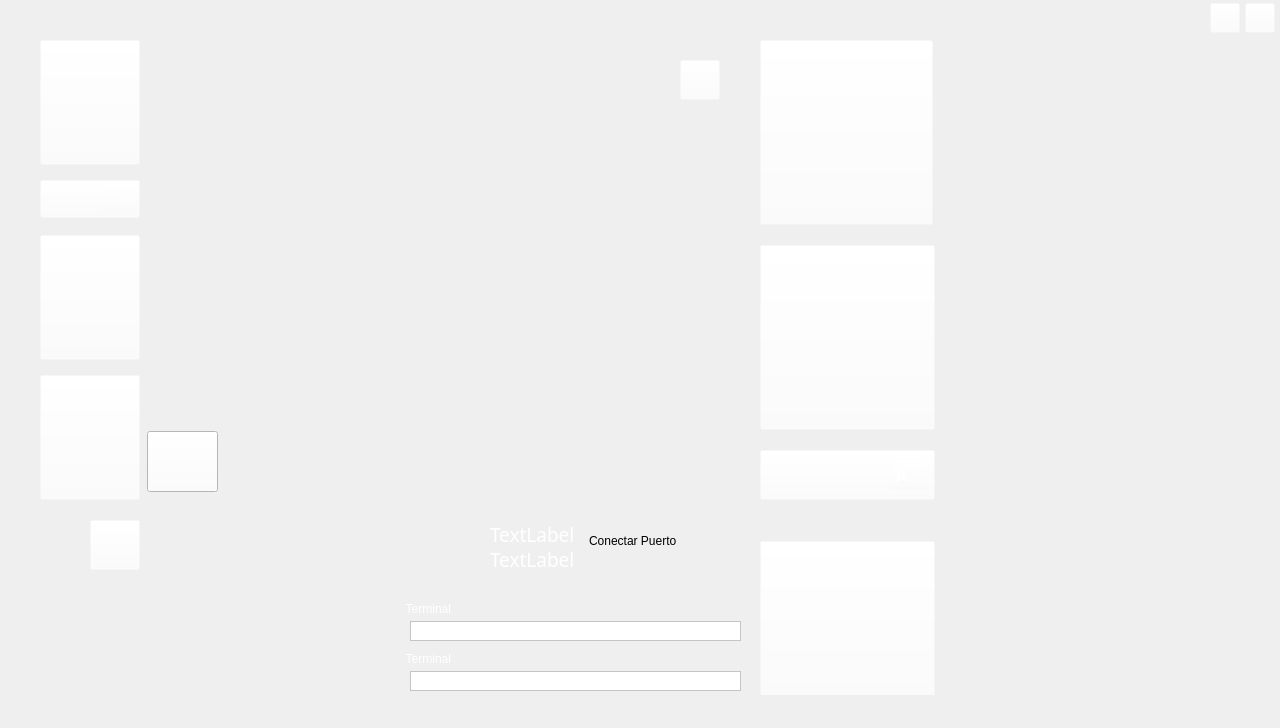
<?xml version="1.0" encoding="UTF-8"?>
<ui version="4.0">
 <class>MainWindow</class>
 <widget class="QMainWindow" name="MainWindow">
  <property name="geometry">
   <rect>
    <x>0</x>
    <y>0</y>
    <width>1280</width>
    <height>728</height>
   </rect>
  </property>
  <property name="maximumSize">
   <size>
    <width>1280</width>
    <height>728</height>
   </size>
  </property>
  <property name="windowTitle">
   <string>Aldea Digital CTIN</string>
  </property>
  <property name="windowIcon">
   <iconset>
    <normaloff>logo_ctin.png</normaloff>logo_ctin.png</iconset>
  </property>
  <property name="styleSheet">
   <string notr="true">background-image:url(src/Fondo.png)</string>
  </property>
  <property name="toolButtonStyle">
   <enum>Qt::ToolButtonIconOnly</enum>
  </property>
  <widget class="QWidget" name="centralwidget">
   <property name="styleSheet">
    <string notr="true"/>
   </property>
   <widget class="QWidget" name="widget" native="true">
    <property name="geometry">
     <rect>
      <x>40</x>
      <y>40</y>
      <width>100</width>
      <height>460</height>
     </rect>
    </property>
    <property name="maximumSize">
     <size>
      <width>100</width>
      <height>460</height>
     </size>
    </property>
    <property name="styleSheet">
     <string notr="true">background-color: rgba(255, 255, 255, 0);
background-image: url(none);</string>
    </property>
    <widget class="QPushButton" name="Refresh">
     <property name="geometry">
      <rect>
       <x>0</x>
       <y>0</y>
       <width>100</width>
       <height>125</height>
      </rect>
     </property>
     <property name="maximumSize">
      <size>
       <width>100</width>
       <height>125</height>
      </size>
     </property>
     <property name="text">
      <string/>
     </property>
     <property name="icon">
      <iconset>
       <normaloff>../src/botReload.png</normaloff>../src/botReload.png</iconset>
     </property>
     <property name="iconSize">
      <size>
       <width>100</width>
       <height>125</height>
      </size>
     </property>
    </widget>
    <widget class="QPushButton" name="Reproducir">
     <property name="geometry">
      <rect>
       <x>0</x>
       <y>195</y>
       <width>100</width>
       <height>125</height>
      </rect>
     </property>
     <property name="maximumSize">
      <size>
       <width>100</width>
       <height>125</height>
      </size>
     </property>
     <property name="text">
      <string/>
     </property>
     <property name="icon">
      <iconset>
       <normaloff>../src/botVideo.png</normaloff>../src/botVideo.png</iconset>
     </property>
     <property name="iconSize">
      <size>
       <width>100</width>
       <height>125</height>
      </size>
     </property>
    </widget>
    <widget class="QPushButton" name="Ver">
     <property name="geometry">
      <rect>
       <x>0</x>
       <y>335</y>
       <width>100</width>
       <height>125</height>
      </rect>
     </property>
     <property name="maximumSize">
      <size>
       <width>100</width>
       <height>125</height>
      </size>
     </property>
     <property name="text">
      <string/>
     </property>
     <property name="icon">
      <iconset>
       <normaloff>../src/botLaberinto.png</normaloff>../src/botLaberinto.png</iconset>
     </property>
     <property name="iconSize">
      <size>
       <width>100</width>
       <height>125</height>
      </size>
     </property>
    </widget>
    <widget class="QPushButton" name="imgNivel">
     <property name="geometry">
      <rect>
       <x>0</x>
       <y>140</y>
       <width>100</width>
       <height>38</height>
      </rect>
     </property>
     <property name="maximumSize">
      <size>
       <width>100</width>
       <height>38</height>
      </size>
     </property>
     <property name="text">
      <string/>
     </property>
     <property name="icon">
      <iconset>
       <normaloff>../src/imgNivel.png</normaloff>../src/imgNivel.png</iconset>
     </property>
     <property name="iconSize">
      <size>
       <width>100</width>
       <height>125</height>
      </size>
     </property>
    </widget>
    <widget class="QComboBox" name="Nivel">
     <property name="geometry">
      <rect>
       <x>60</x>
       <y>143</y>
       <width>37</width>
       <height>31</height>
      </rect>
     </property>
     <property name="font">
      <font>
       <pointsize>13</pointsize>
       <weight>75</weight>
       <bold>true</bold>
      </font>
     </property>
     <property name="styleSheet">
      <string notr="true">background-color: rgba(255, 255, 255, 0);
background-image: url(none);
color: rgb(255, 255, 255)</string>
     </property>
     <item>
      <property name="text">
       <string/>
      </property>
     </item>
     <item>
      <property name="text">
       <string>1</string>
      </property>
     </item>
     <item>
      <property name="text">
       <string>2</string>
      </property>
     </item>
     <item>
      <property name="text">
       <string>3</string>
      </property>
     </item>
    </widget>
   </widget>
   <widget class="QWidget" name="widget_2" native="true">
    <property name="geometry">
     <rect>
      <x>760</x>
      <y>40</y>
      <width>175</width>
      <height>655</height>
     </rect>
    </property>
    <property name="maximumSize">
     <size>
      <width>175</width>
      <height>655</height>
     </size>
    </property>
    <property name="styleSheet">
     <string notr="true">background-color: rgba(255, 255, 255, 0);
background-image: url(none);</string>
    </property>
    <widget class="QPushButton" name="Foto">
     <property name="enabled">
      <bool>true</bool>
     </property>
     <property name="geometry">
      <rect>
       <x>0</x>
       <y>0</y>
       <width>173</width>
       <height>185</height>
      </rect>
     </property>
     <property name="maximumSize">
      <size>
       <width>175</width>
       <height>185</height>
      </size>
     </property>
     <property name="text">
      <string/>
     </property>
     <property name="icon">
      <iconset>
       <normaloff>../src/botFoto.png</normaloff>../src/botFoto.png</iconset>
     </property>
     <property name="iconSize">
      <size>
       <width>175</width>
       <height>185</height>
      </size>
     </property>
    </widget>
    <widget class="QPushButton" name="Programar">
     <property name="enabled">
      <bool>false</bool>
     </property>
     <property name="geometry">
      <rect>
       <x>0</x>
       <y>205</y>
       <width>175</width>
       <height>185</height>
      </rect>
     </property>
     <property name="maximumSize">
      <size>
       <width>175</width>
       <height>185</height>
      </size>
     </property>
     <property name="text">
      <string/>
     </property>
     <property name="icon">
      <iconset>
       <normaloff>../src/botEnviar.png</normaloff>../src/botEnviar.png</iconset>
     </property>
     <property name="iconSize">
      <size>
       <width>175</width>
       <height>185</height>
      </size>
     </property>
    </widget>
    <widget class="QPushButton" name="imgRespuestas">
     <property name="geometry">
      <rect>
       <x>0</x>
       <y>410</y>
       <width>175</width>
       <height>50</height>
      </rect>
     </property>
     <property name="maximumSize">
      <size>
       <width>175</width>
       <height>50</height>
      </size>
     </property>
     <property name="text">
      <string/>
     </property>
     <property name="icon">
      <iconset>
       <normaloff>../src/imgRespuesta.png</normaloff>../src/imgRespuesta.png</iconset>
     </property>
     <property name="iconSize">
      <size>
       <width>175</width>
       <height>51</height>
      </size>
     </property>
    </widget>
    <widget class="QComboBox" name="Respuesta">
     <property name="geometry">
      <rect>
       <x>130</x>
       <y>420</y>
       <width>37</width>
       <height>31</height>
      </rect>
     </property>
     <property name="font">
      <font>
       <pointsize>13</pointsize>
       <weight>75</weight>
       <bold>true</bold>
      </font>
     </property>
     <property name="styleSheet">
      <string notr="true">background-color: rgba(255, 255, 255, 0);
background-image: url(none);
color: rgb(255, 255, 255)</string>
     </property>
     <item>
      <property name="text">
       <string>A</string>
      </property>
     </item>
     <item>
      <property name="text">
       <string>B</string>
      </property>
     </item>
     <item>
      <property name="text">
       <string>C</string>
      </property>
     </item>
    </widget>
    <widget class="QPushButton" name="Evaluar">
     <property name="geometry">
      <rect>
       <x>0</x>
       <y>501</y>
       <width>175</width>
       <height>155</height>
      </rect>
     </property>
     <property name="maximumSize">
      <size>
       <width>175</width>
       <height>155</height>
      </size>
     </property>
     <property name="text">
      <string/>
     </property>
     <property name="icon">
      <iconset>
       <normaloff>../src/botEvaluar.png</normaloff>../src/botEvaluar.png</iconset>
     </property>
     <property name="iconSize">
      <size>
       <width>175</width>
       <height>155</height>
      </size>
     </property>
    </widget>
   </widget>
   <widget class="QLabel" name="Camara">
    <property name="geometry">
     <rect>
      <x>140</x>
      <y>40</y>
      <width>600</width>
      <height>460</height>
     </rect>
    </property>
    <property name="maximumSize">
     <size>
      <width>600</width>
      <height>460</height>
     </size>
    </property>
    <property name="styleSheet">
     <string notr="true">background-color: rgba(255, 255, 255, 0);
background-image: url(none);</string>
    </property>
    <property name="frameShape">
     <enum>QFrame::Box</enum>
    </property>
    <property name="lineWidth">
     <number>0</number>
    </property>
    <property name="text">
     <string/>
    </property>
   </widget>
   <widget class="QPushButton" name="Configuracion">
    <property name="geometry">
     <rect>
      <x>90</x>
      <y>520</y>
      <width>50</width>
      <height>50</height>
     </rect>
    </property>
    <property name="maximumSize">
     <size>
      <width>50</width>
      <height>50</height>
     </size>
    </property>
    <property name="styleSheet">
     <string notr="true">background-color: rgba(255, 255, 255, 0);
background-image: url(none);</string>
    </property>
    <property name="text">
     <string/>
    </property>
    <property name="icon">
     <iconset>
      <normaloff>../src/botConf.png</normaloff>../src/botConf.png</iconset>
    </property>
    <property name="iconSize">
     <size>
      <width>50</width>
      <height>50</height>
     </size>
    </property>
   </widget>
   <widget class="QLabel" name="Obstaculos">
    <property name="geometry">
     <rect>
      <x>955</x>
      <y>147</y>
      <width>285</width>
      <height>548</height>
     </rect>
    </property>
    <property name="maximumSize">
     <size>
      <width>285</width>
      <height>548</height>
     </size>
    </property>
    <property name="styleSheet">
     <string notr="true">background-color: rgba(255, 255, 255, 0);
background-image: url(none);</string>
    </property>
    <property name="frameShape">
     <enum>QFrame::Box</enum>
    </property>
    <property name="lineWidth">
     <number>0</number>
    </property>
    <property name="text">
     <string/>
    </property>
    <property name="alignment">
     <set>Qt::AlignCenter</set>
    </property>
   </widget>
   <widget class="Phonon::VideoPlayer" name="videoPlayer" native="true">
    <property name="geometry">
     <rect>
      <x>140</x>
      <y>520</y>
      <width>260</width>
      <height>175</height>
     </rect>
    </property>
    <property name="maximumSize">
     <size>
      <width>260</width>
      <height>208</height>
     </size>
    </property>
    <property name="autoFillBackground">
     <bool>false</bool>
    </property>
    <property name="styleSheet">
     <string notr="true">background-color: rgba(255, 255, 255, 0);
background-image: url(none);</string>
    </property>
   </widget>
   <widget class="QPushButton" name="botClose">
    <property name="geometry">
     <rect>
      <x>1245</x>
      <y>3</y>
      <width>30</width>
      <height>30</height>
     </rect>
    </property>
    <property name="maximumSize">
     <size>
      <width>30</width>
      <height>30</height>
     </size>
    </property>
    <property name="styleSheet">
     <string notr="true">background-color: rgba(255, 255, 255, 0);
background-image: url(none);</string>
    </property>
    <property name="text">
     <string/>
    </property>
    <property name="iconSize">
     <size>
      <width>175</width>
      <height>185</height>
     </size>
    </property>
   </widget>
   <widget class="QPushButton" name="botMinimize">
    <property name="geometry">
     <rect>
      <x>1210</x>
      <y>3</y>
      <width>30</width>
      <height>30</height>
     </rect>
    </property>
    <property name="maximumSize">
     <size>
      <width>30</width>
      <height>30</height>
     </size>
    </property>
    <property name="styleSheet">
     <string notr="true">background-color: rgba(255, 255, 255, 0);
background-image: url(none);</string>
    </property>
    <property name="text">
     <string/>
    </property>
    <property name="iconSize">
     <size>
      <width>175</width>
      <height>185</height>
     </size>
    </property>
   </widget>
   <widget class="QLabel" name="labDevice">
    <property name="geometry">
     <rect>
      <x>490</x>
      <y>519</y>
      <width>141</width>
      <height>31</height>
     </rect>
    </property>
    <property name="font">
     <font>
      <family>Segoe UI Light</family>
      <pointsize>14</pointsize>
     </font>
    </property>
    <property name="styleSheet">
     <string notr="true">color:rgb(255, 255, 255);
background-color: rgba(255, 255, 255, 0);background-image: url(none);</string>
    </property>
    <property name="text">
     <string>TextLabel</string>
    </property>
   </widget>
   <widget class="QLabel" name="labPuerto">
    <property name="geometry">
     <rect>
      <x>490</x>
      <y>544</y>
      <width>141</width>
      <height>31</height>
     </rect>
    </property>
    <property name="font">
     <font>
      <family>Segoe UI Light</family>
      <pointsize>14</pointsize>
     </font>
    </property>
    <property name="styleSheet">
     <string notr="true">color:rgb(255, 255, 255);
background-color: rgba(255, 255, 255, 0);background-image: url(none);</string>
    </property>
    <property name="text">
     <string>TextLabel</string>
    </property>
   </widget>
   <widget class="QPushButton" name="botReloadCam">
    <property name="geometry">
     <rect>
      <x>680</x>
      <y>60</y>
      <width>40</width>
      <height>40</height>
     </rect>
    </property>
    <property name="maximumSize">
     <size>
      <width>40</width>
      <height>40</height>
     </size>
    </property>
    <property name="styleSheet">
     <string notr="true">background-color: rgba(255, 255, 255, 0);
background-image: url(none);</string>
    </property>
    <property name="text">
     <string/>
    </property>
    <property name="icon">
     <iconset>
      <normaloff>../src/botReloadCam.png</normaloff>../src/botReloadCam.png</iconset>
    </property>
    <property name="iconSize">
     <size>
      <width>40</width>
      <height>40</height>
     </size>
    </property>
   </widget>
   <widget class="QTextEdit" name="txtCmd">
    <property name="enabled">
     <bool>false</bool>
    </property>
    <property name="geometry">
     <rect>
      <x>410</x>
      <y>671</y>
      <width>331</width>
      <height>20</height>
     </rect>
    </property>
    <property name="styleSheet">
     <string notr="true">background-color: rgba(255, 255, 255, 255);
background-image: url(none);</string>
    </property>
    <property name="verticalScrollBarPolicy">
     <enum>Qt::ScrollBarAlwaysOff</enum>
    </property>
    <property name="horizontalScrollBarPolicy">
     <enum>Qt::ScrollBarAlwaysOff</enum>
    </property>
   </widget>
   <widget class="QCheckBox" name="chkTerminal">
    <property name="geometry">
     <rect>
      <x>400</x>
      <y>650</y>
      <width>70</width>
      <height>17</height>
     </rect>
    </property>
    <property name="layoutDirection">
     <enum>Qt::RightToLeft</enum>
    </property>
    <property name="styleSheet">
     <string notr="true">background-color: rgba(255, 255, 255, 0);
background-image: url(none);
color:rgb(255, 255, 255)</string>
    </property>
    <property name="text">
     <string>Terminal</string>
    </property>
   </widget>
   <widget class="QTextEdit" name="txtComandos">
    <property name="enabled">
     <bool>false</bool>
    </property>
    <property name="geometry">
     <rect>
      <x>410</x>
      <y>621</y>
      <width>331</width>
      <height>20</height>
     </rect>
    </property>
    <property name="styleSheet">
     <string notr="true">background-color: rgba(255, 255, 255, 255);
background-image: url(none);</string>
    </property>
    <property name="verticalScrollBarPolicy">
     <enum>Qt::ScrollBarAlwaysOff</enum>
    </property>
    <property name="horizontalScrollBarPolicy">
     <enum>Qt::ScrollBarAlwaysOff</enum>
    </property>
    <property name="html">
     <string>&lt;!DOCTYPE HTML PUBLIC &quot;-//W3C//DTD HTML 4.0//EN&quot; &quot;http://www.w3.org/TR/REC-html40/strict.dtd&quot;&gt;
&lt;html&gt;&lt;head&gt;&lt;meta name=&quot;qrichtext&quot; content=&quot;1&quot; /&gt;&lt;style type=&quot;text/css&quot;&gt;
p, li { white-space: pre-wrap; }
&lt;/style&gt;&lt;/head&gt;&lt;body style=&quot; font-family:'MS Shell Dlg 2'; font-size:8.25pt; font-weight:400; font-style:normal;&quot;&gt;
&lt;p style=&quot;-qt-paragraph-type:empty; margin-top:0px; margin-bottom:0px; margin-left:0px; margin-right:0px; -qt-block-indent:0; text-indent:0px; font-size:8pt;&quot;&gt;&lt;br /&gt;&lt;/p&gt;&lt;/body&gt;&lt;/html&gt;</string>
    </property>
   </widget>
   <widget class="QCheckBox" name="chkComandos">
    <property name="geometry">
     <rect>
      <x>400</x>
      <y>600</y>
      <width>70</width>
      <height>17</height>
     </rect>
    </property>
    <property name="layoutDirection">
     <enum>Qt::RightToLeft</enum>
    </property>
    <property name="styleSheet">
     <string notr="true">background-color: rgba(255, 255, 255, 0);
background-image: url(none);
color:rgb(255, 255, 255)</string>
    </property>
    <property name="text">
     <string>Terminal</string>
    </property>
   </widget>
   <widget class="QCheckBox" name="butPort">
    <property name="geometry">
     <rect>
      <x>570</x>
      <y>520</y>
      <width>141</width>
      <height>41</height>
     </rect>
    </property>
    <property name="styleSheet">
     <string notr="true">background-color: rgba(255, 255, 255, 0);
background-image: url(none);</string>
    </property>
    <property name="text">
     <string>Conectar Puerto</string>
    </property>
    <property name="icon">
     <iconset>
      <normaloff>../src/closePort.png</normaloff>../src/closePort.png</iconset>
    </property>
    <property name="iconSize">
     <size>
      <width>25</width>
      <height>25</height>
     </size>
    </property>
    <property name="checkable">
     <bool>true</bool>
    </property>
   </widget>
   <widget class="QPushButton" name="botVisor">
    <property name="geometry">
     <rect>
      <x>147</x>
      <y>431</y>
      <width>71</width>
      <height>61</height>
     </rect>
    </property>
    <property name="maximumSize">
     <size>
      <width>100</width>
      <height>125</height>
     </size>
    </property>
    <property name="styleSheet">
     <string notr="true">background-color: rgba(255,255,255, 255);
background-image: url(none);</string>
    </property>
    <property name="text">
     <string/>
    </property>
    <property name="icon">
     <iconset>
      <normaloff>../src/botFoto.png</normaloff>../src/botFoto.png</iconset>
    </property>
    <property name="iconSize">
     <size>
      <width>100</width>
      <height>125</height>
     </size>
    </property>
   </widget>
  </widget>
  <widget class="QMenuBar" name="menubar">
   <property name="geometry">
    <rect>
     <x>0</x>
     <y>0</y>
     <width>1280</width>
     <height>21</height>
    </rect>
   </property>
  </widget>
 </widget>
 <customwidgets>
  <customwidget>
   <class>Phonon::VideoPlayer</class>
   <extends>QWidget</extends>
   <header location="global">phonon/videoplayer.h</header>
  </customwidget>
 </customwidgets>
 <resources/>
 <connections/>
</ui>
